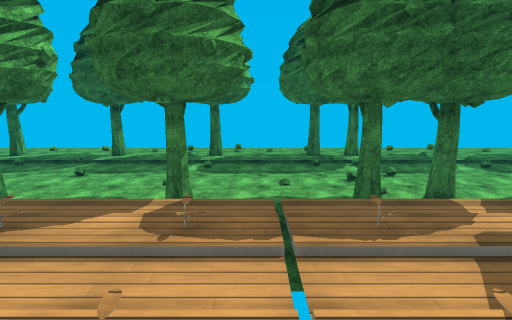
View 1 (above)

18 first-person views from a walk through a scene from a Unity 3-D project. The camera is 1.4 m above the floor, tilts 10° down and sees 80° across. The floor is counted in squares, 1 m on a side. Each view is taken from the middle of a square. On the plan, view 1 faces up. The plan holds only what a view shows up to about 14 squares ahead; the rest is blank. The place goes on beyond the plan. Some animated figures are left out. Some surface patterns are stand-ins.

View 2
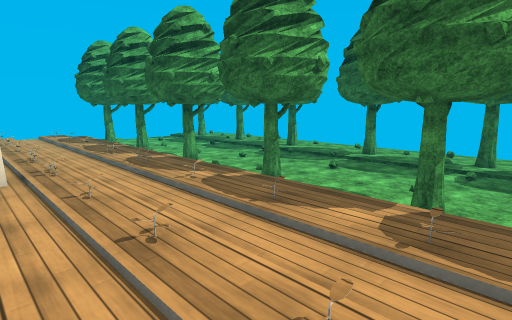

View 3
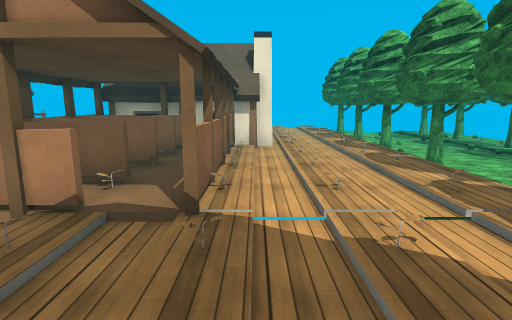

View 4
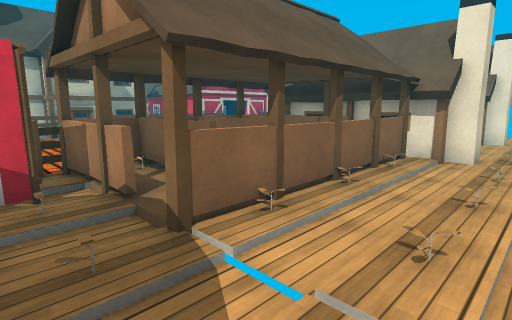

View 5
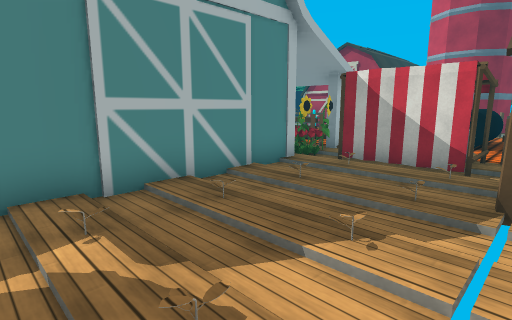

View 6
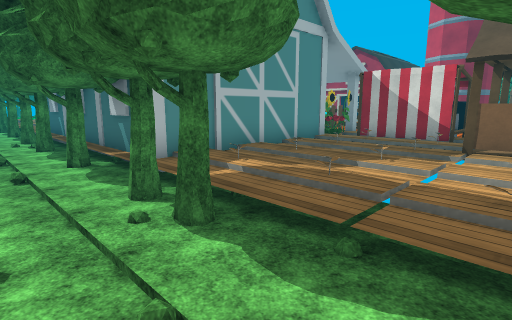

View 7
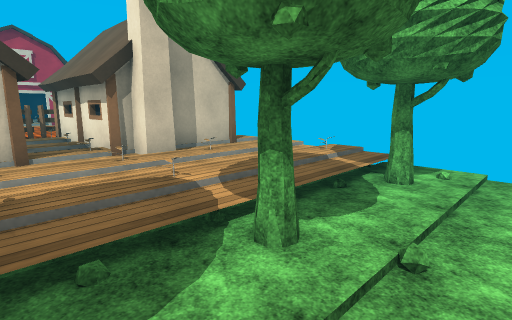

View 8
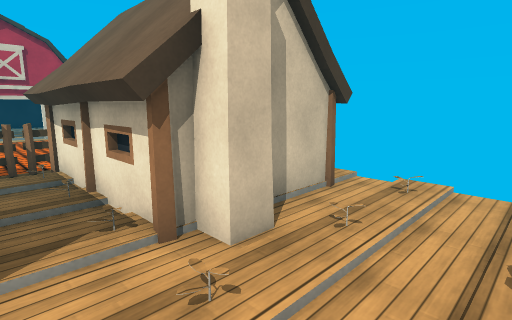

View 9
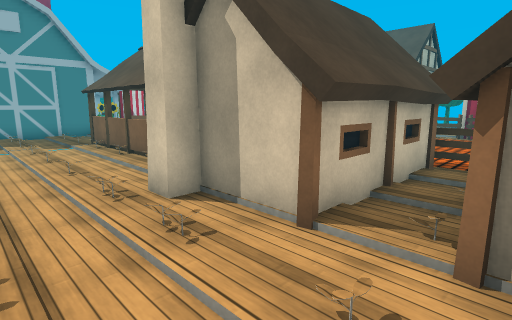

View 10
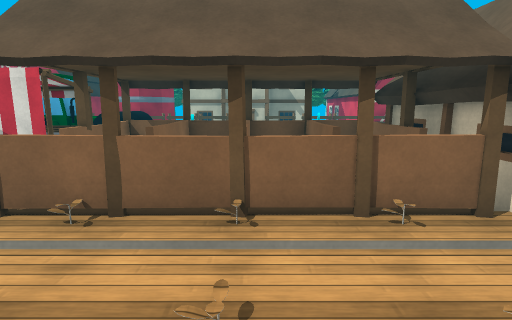

View 11
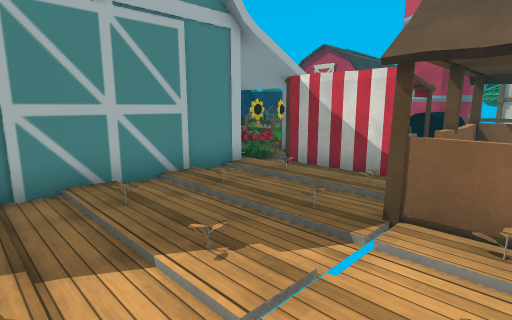

View 12
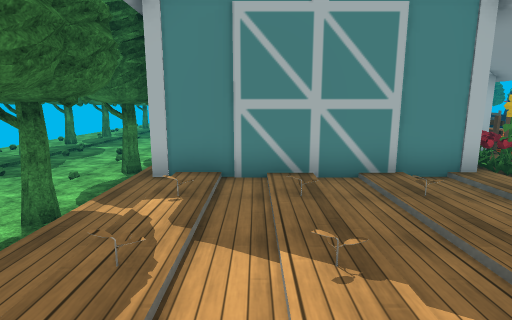

View 13
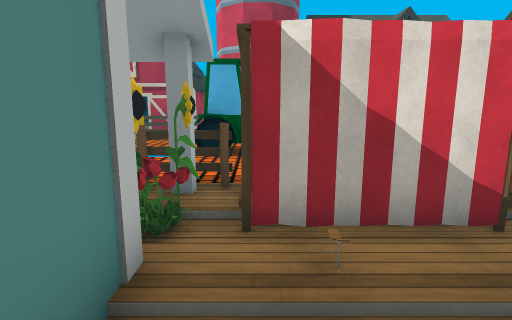

View 14
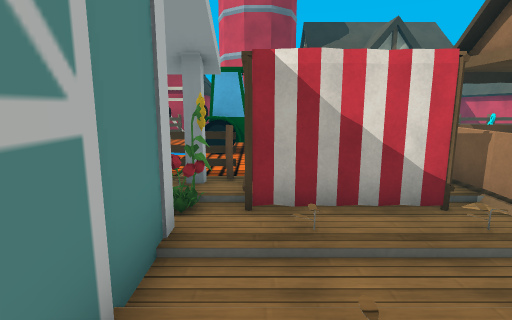

View 15
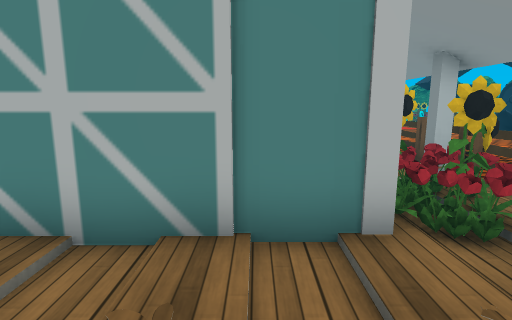

View 16
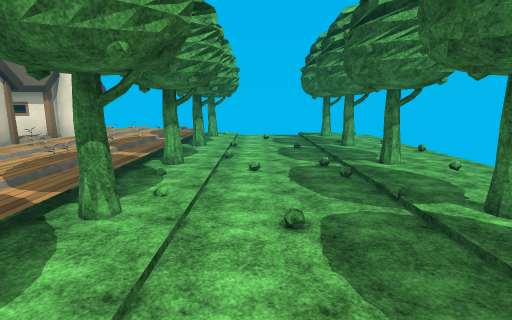

View 17
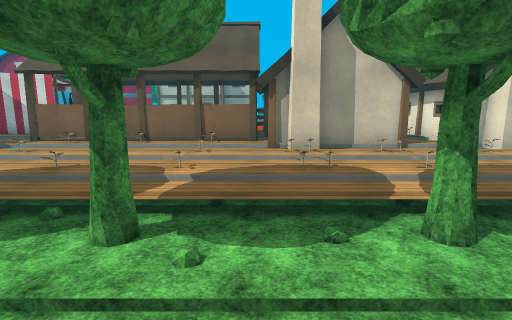

View 18
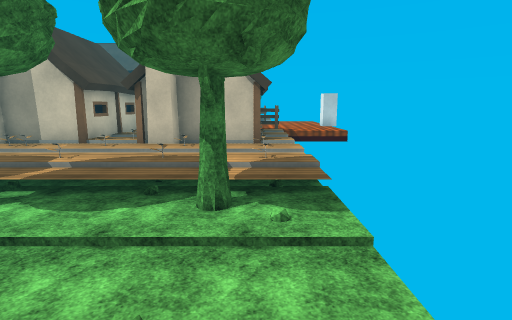

### Floor plan
Key: @ floor where view 1 was taken; # wall or solid block; . main floor; - floor 0.25 m lower than the main floor; / step, stairs or slope; T tree; H house; F fence; O other object.
Columns run from 16 left of view 1 to 10 right of it. Each row starts with its distance up from view 1.
 11   T  T  T  T   T  TT      T
 10  TT  T  T  TT TT  TT  TT TT
  9  -
  8           -
  7        -       -
  6   T  T  T  T   T  TT      T
  5  TT--T--T  TT-TT--TT  TT TT
  4  .T..T..T..T...T..TT.######
  3  /./././././././.....#
  2  ....................#
  1  /./././././././.....#
  0  HHHHHHHHHH.....@....#
 -1     HHH  HHOOOOOO....#
 -2  H  HHH  HH OO OO....#
 -3  H  HHH  HH OO OO.OOOOOO
 -4     HHH  HH OO OO.OO.OOOO
 -5 OO FFFFFHOO     FFOO F#F#FF
 -6     ...         ..  ...
 -7     ...         ... ..
 -8     ..           .OO...
 -9     ....        O.OOOOO
-10     ....          O O
-11     .             O
-12     .             .
-13    .. OOO      FFOOO   OFF
-14    H.HOO     HHFFOO   OOFF
-15                HHH

Where each view was taken, in squares from view 1:
view 1: 0 up, 0 right, facing up
view 2: 0 up, 0 right, facing up-left
view 3: 0 up, 4 right, facing left
view 4: 2 up, 2 right, facing down-left
view 5: 4 up, 0 right, facing down-right
view 6: 7 up, 1 left, facing down-right
view 7: 7 up, 9 left, facing down-left
view 8: 3 up, 10 left, facing down-left
view 9: 3 up, 12 left, facing down-right
view 10: 3 up, 3 left, facing down
view 11: 3 up, 1 left, facing down-right
view 12: 2 up, 1 left, facing right
view 13: 0 up, 4 right, facing down
view 14: 1 up, 4 right, facing down
view 15: 1 down, 2 right, facing right
view 16: 7 up, 1 left, facing left
view 17: 8 up, 6 left, facing down
view 18: 9 up, 15 left, facing down
